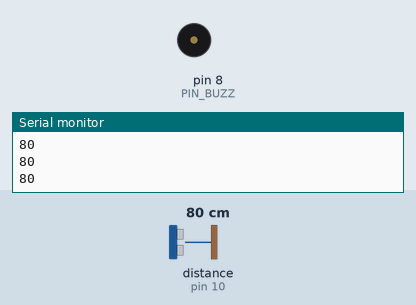
Recording of a sketch running on a simulated Arduino Uno, built with avr-gcc and run on an emulated ATmega328P. Shown: buzzer (waves = sounding), the last lines printed to the serial monitor. Wiring (inferred from the names in the program): ultrasonic range finder: trigger pin 9; echo pin 10. The inputs (shaded band) are chosen by the test bench; at power-on: distance to the obstacle (sensor on pin 10) 80 cm. The echo pulse lasts 58.3 µs per cm.

Above: at 1.06 s.
1.3 s: distance to the obstacle (sensor on pin 10) set to 18 cm
At 1.35 s:
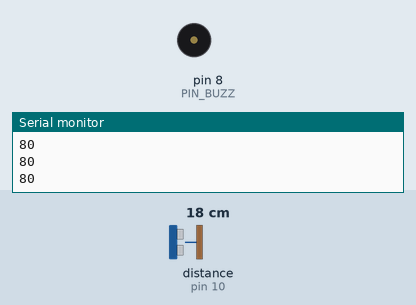
4.3 s: distance to the obstacle (sensor on pin 10) set to 2 cm
Timing chart, 0 to 13.3 s (numbered marks = the images above; inputs shaded):
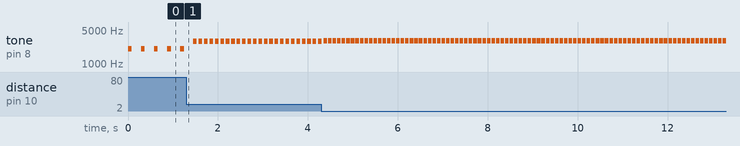

Measured:
- after the input at 1.3 s, tone on pin 8 (PIN_BUZZ): alternates 2907 Hz for 0.08 s and silent for 0.04 s, starting after 0.15 s
- by itself, tone on pin 8 (PIN_BUZZ): alternates 2078 Hz for 0.08 s and silent for 0.21 s

The sketch:

oculos.ino
```cpp
const byte PIN_TRIG = 9;
const byte PIN_ECHO = 10;
const byte PIN_BUZZ = 8;

const int DIST_MAX = 200;
const int DIST_MIN = 10;

long medir_cm() {
  digitalWrite(PIN_TRIG, LOW);
  delayMicroseconds(2);
  digitalWrite(PIN_TRIG, HIGH);
  delayMicroseconds(10);
  digitalWrite(PIN_TRIG, LOW);

  unsigned long dur = pulseIn(PIN_ECHO, HIGH, 30000UL);
  if (dur == 0) return -1;
  return dur / 58;
}

void setup() {
  Serial.begin(9600);
  pinMode(PIN_TRIG, OUTPUT);
  pinMode(PIN_ECHO, INPUT);
  pinMode(PIN_BUZZ, OUTPUT);
}

void loop() {
  long cm = medir_cm();

  if (cm > 0 && cm <= DIST_MAX) {
    if (cm < DIST_MIN) cm = DIST_MIN;

    int freq = map(cm, DIST_MAX, DIST_MIN, 500, 3000);
    int pausa = map(cm, DIST_MAX, DIST_MIN, 600, 100);

    tone(PIN_BUZZ, freq, 80);
    delay(pausa);
  } else {
    noTone(PIN_BUZZ);
    delay(100);
  }
  Serial.println(cm);
}
```
